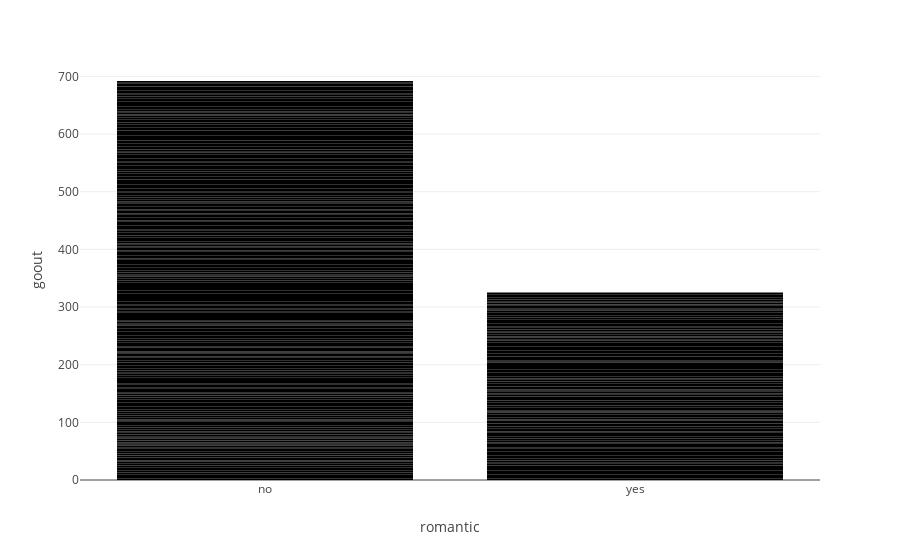
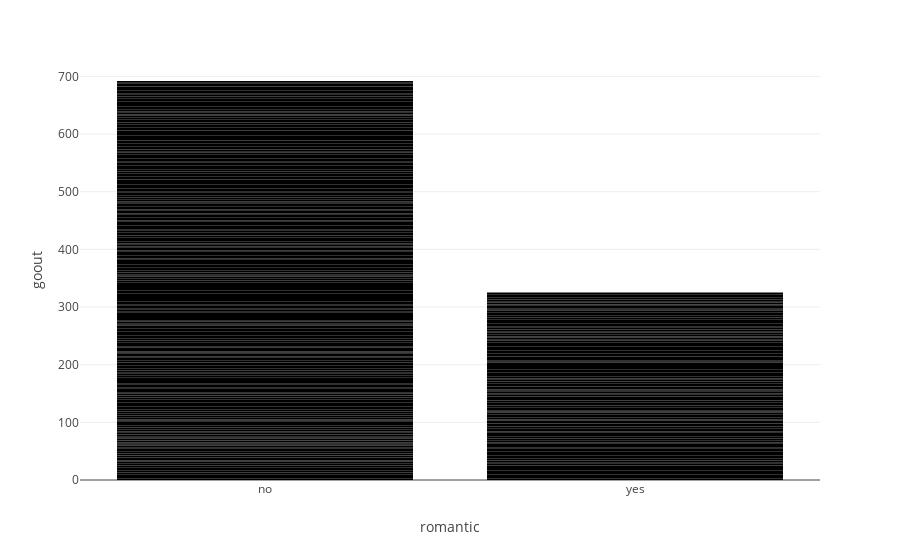
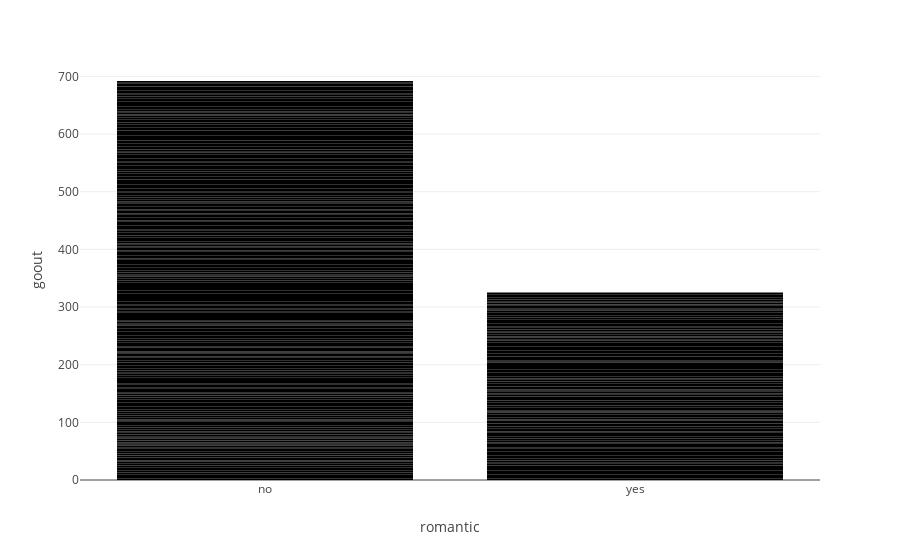
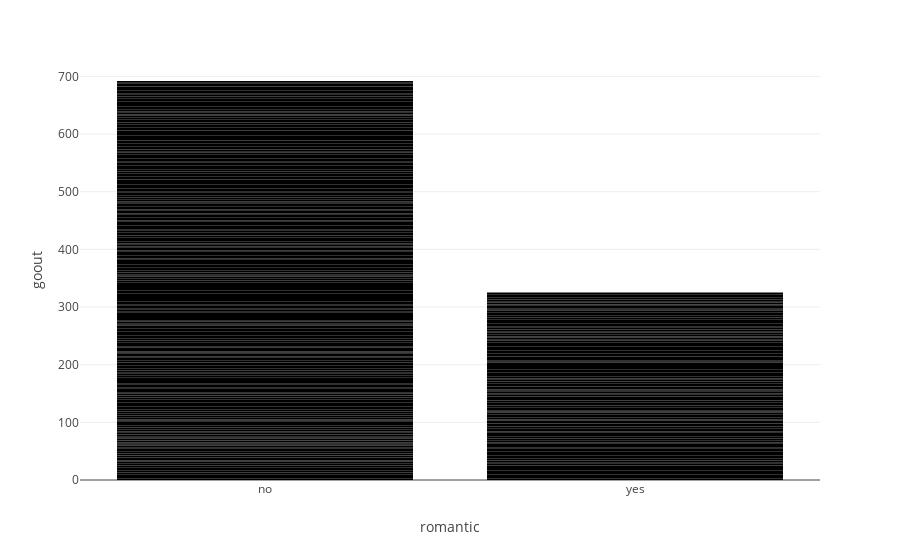

Notebook cell for these charts, in order:
### Markdown cell above
parents living apart

### Code cell
drawbar(df4, 'romantic', 'goout')

### Figure 1 — Plotly figure (JSON) as saved in the notebook; plotly's stock layout.template omitted (floating-point values rounded to 4 significant figures; data arrays with more than 128 entries replaced by an {"elided": "..."} marker saying what was removed)
{"data": [{"alignmentgroup": "True", "hovertemplate": "romantic=%{x}<br>goout=%{y}<extra></extra>", "legendgroup": "", "marker": {"color": "#000001", "pattern": {"shape": ""}}, "name": "", "offsetgroup": "", "orientation": "v", "showlegend": false, "textposition": "auto", "x": {"elided": "327 str values"}, "xaxis": "x", "y": {"elided": "327 int values"}, "yaxis": "y", "type": "bar"}], "layout": {"xaxis": {"anchor": "y", "domain": [0.0, 1.0], "title": {"text": "romantic"}}, "yaxis": {"anchor": "x", "domain": [0.0, 1.0], "title": {"text": "goout"}}, "legend": {"tracegroupgap": 0}, "margin": {"t": 60}, "barmode": "relative"}}

### Figure 2 — Plotly figure (JSON) as saved in the notebook; plotly's stock layout.template omitted (floating-point values rounded to 4 significant figures; data arrays with more than 128 entries replaced by an {"elided": "..."} marker saying what was removed)
{"data": [{"alignmentgroup": "True", "hovertemplate": "romantic=%{x}<br>goout=%{y}<extra></extra>", "legendgroup": "", "marker": {"color": "#000001", "pattern": {"shape": ""}}, "name": "", "offsetgroup": "", "orientation": "v", "showlegend": false, "textposition": "auto", "x": {"elided": "327 str values"}, "xaxis": "x", "y": {"elided": "327 int values"}, "yaxis": "y", "type": "bar"}], "layout": {"xaxis": {"anchor": "y", "domain": [0.0, 1.0], "title": {"text": "romantic"}}, "yaxis": {"anchor": "x", "domain": [0.0, 1.0], "title": {"text": "goout"}}, "legend": {"tracegroupgap": 0}, "margin": {"t": 60}, "barmode": "relative"}}

### Figure 3 — Plotly figure (JSON) as saved in the notebook; plotly's stock layout.template omitted (floating-point values rounded to 4 significant figures; data arrays with more than 128 entries replaced by an {"elided": "..."} marker saying what was removed)
{"data": [{"alignmentgroup": "True", "hovertemplate": "romantic=%{x}<br>goout=%{y}<extra></extra>", "legendgroup": "", "marker": {"color": "#000001", "pattern": {"shape": ""}}, "name": "", "offsetgroup": "", "orientation": "v", "showlegend": false, "textposition": "auto", "x": {"elided": "327 str values"}, "xaxis": "x", "y": {"elided": "327 int values"}, "yaxis": "y", "type": "bar"}], "layout": {"xaxis": {"anchor": "y", "domain": [0.0, 1.0], "title": {"text": "romantic"}}, "yaxis": {"anchor": "x", "domain": [0.0, 1.0], "title": {"text": "goout"}}, "legend": {"tracegroupgap": 0}, "margin": {"t": 60}, "barmode": "relative"}}

### Figure 4 — Plotly figure (JSON) as saved in the notebook; plotly's stock layout.template omitted (floating-point values rounded to 4 significant figures; data arrays with more than 128 entries replaced by an {"elided": "..."} marker saying what was removed)
{"data": [{"alignmentgroup": "True", "hovertemplate": "romantic=%{x}<br>goout=%{y}<extra></extra>", "legendgroup": "", "marker": {"color": "#000001", "pattern": {"shape": ""}}, "name": "", "offsetgroup": "", "orientation": "v", "showlegend": false, "textposition": "auto", "x": {"elided": "327 str values"}, "xaxis": "x", "y": {"elided": "327 int values"}, "yaxis": "y", "type": "bar"}], "layout": {"xaxis": {"anchor": "y", "domain": [0.0, 1.0], "title": {"text": "romantic"}}, "yaxis": {"anchor": "x", "domain": [0.0, 1.0], "title": {"text": "goout"}}, "legend": {"tracegroupgap": 0}, "margin": {"t": 60}, "barmode": "relative"}}
